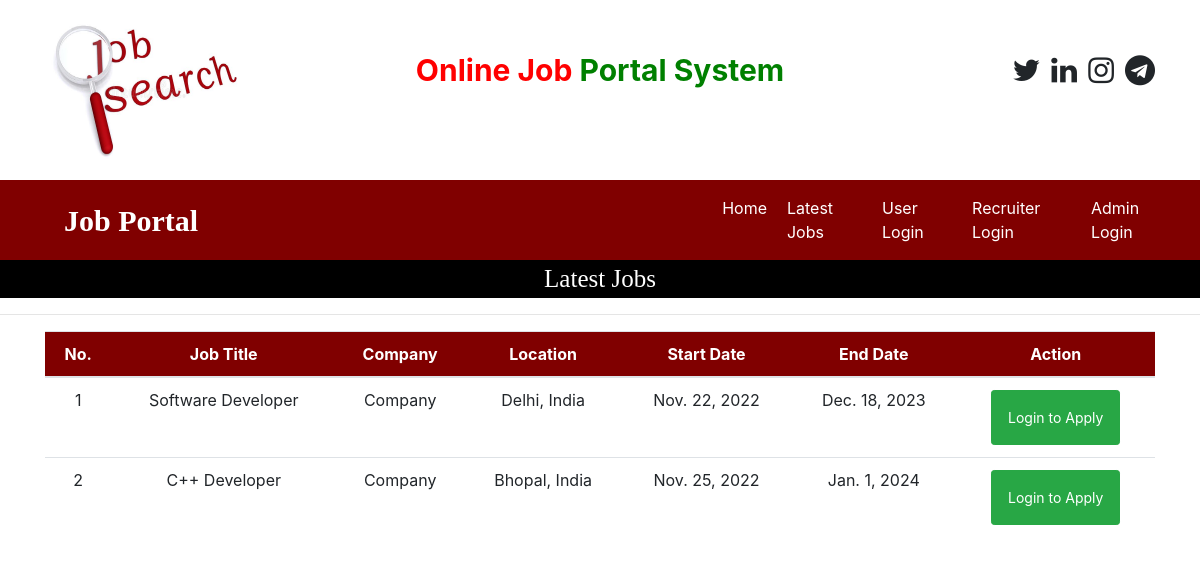
Page /latest_jobs on the earlier database version.
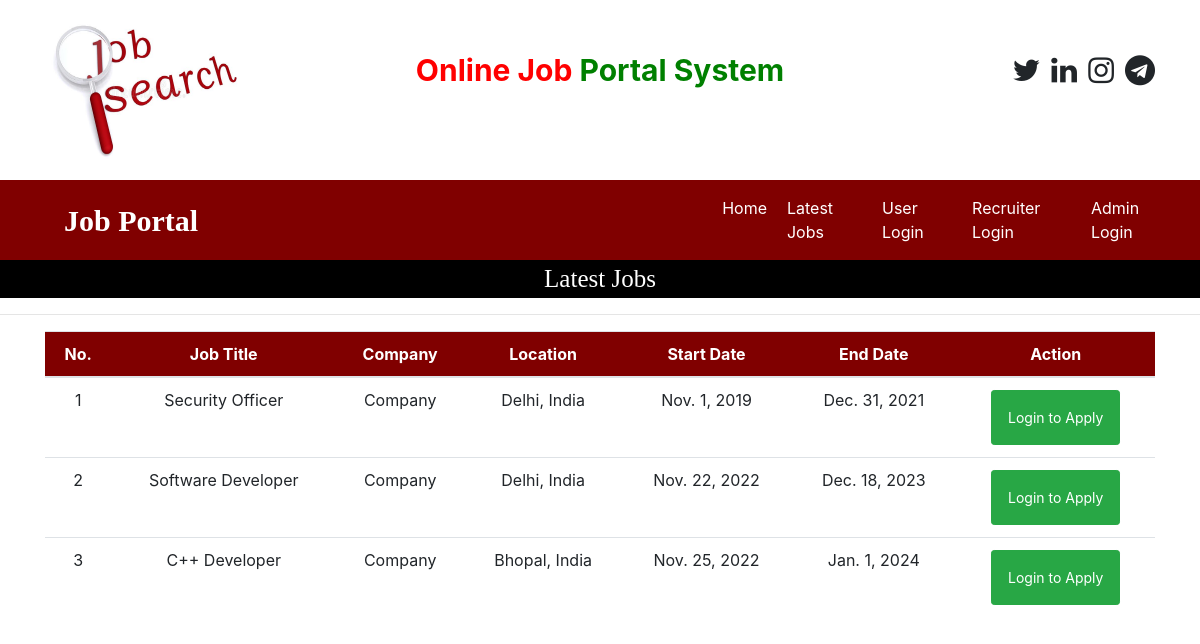
Same page on the later database version.
### job/models.py (models this page shows, shortened)
class Job(models.Model):
    recruiter = models.ForeignKey(Recruiter, on_delete=models.CASCADE)
    start_date = models.DateField()
    end_date = models.DateField()
    image = models.FileField(null=True)
    title = models.CharField(max_length=100)
    salary = models.IntegerField()
    description = models.CharField(max_length=200)
    experience = models.CharField(max_length=50)
    location = models.CharField(max_length=100)
    skills = models.CharField(max_length=100)
    creation_date = models.DateField()

class Recruiter(models.Model):
    user = models.ForeignKey(User, on_delete=models.CASCADE)
    mobile = models.CharField(max_length=15, null=True)
    image = models.FileField(null=True)
    gender = models.CharField(max_length=10, null=True)
    company = models.CharField(max_length=50, null=True)
    type = models.CharField(max_length=15, null=True)
    status = models.CharField(max_length=20, null=True)

### job/views.py (the view)
# urls.py: path('latest_jobs', latest_jobs, name="latest_jobs"),
def latest_jobs(request):
    data = Job.objects.all().order_by('start_date')
    d = {'data': data}
    return render(request, 'latest_jobs.html', d)

### job/templates/latest_jobs.html
{% load static %}
{% block body %}
{% include 'navigations.html' %}
<div style="font-family:'Monotype Corsiva'; font-size:25px; color: white; background-color: black; text-align: center">
    Latest Jobs
</div>
<hr>
<div class="container">
<table class="table table-hover" id="example">
    <thead>
    <tr style="background-color: maroon; color: white; text-align: center">
        <th>No.</th>
        <th>Job Title</th>
        <th>Company</th>
        <th>Location</th>
        <th>Start Date</th>
        <th>End Date</th>
        <th>Action</th>
    </tr>
    </thead>
    <tbody>
    {% for i in data %}
    <tr style="text-align: center">
        <td>{{forloop.counter}}</td>
        <td>{{i.title}}</td>
        <td>{{i.recruiter.company}}</td>
        <td>{{i.location}}</td>
        <td>{{i.start_date}}</td>
        <td>{{i.end_date}}</td>
        <td><a href="{% url 'user_login' %}" class="btn btn-success btn-sm p-3">Login to Apply</a>
        </td>
    </tr>
    {% endfor %}
    </tbody>
</table>
</div>
{% endblock %}

Differences in the rows shown:
added Job: title "Security Officer", recruiter.company "Company", location "Delhi, India", start_date "Nov. 1, 2019", end_date "Dec. 31, 2021"
